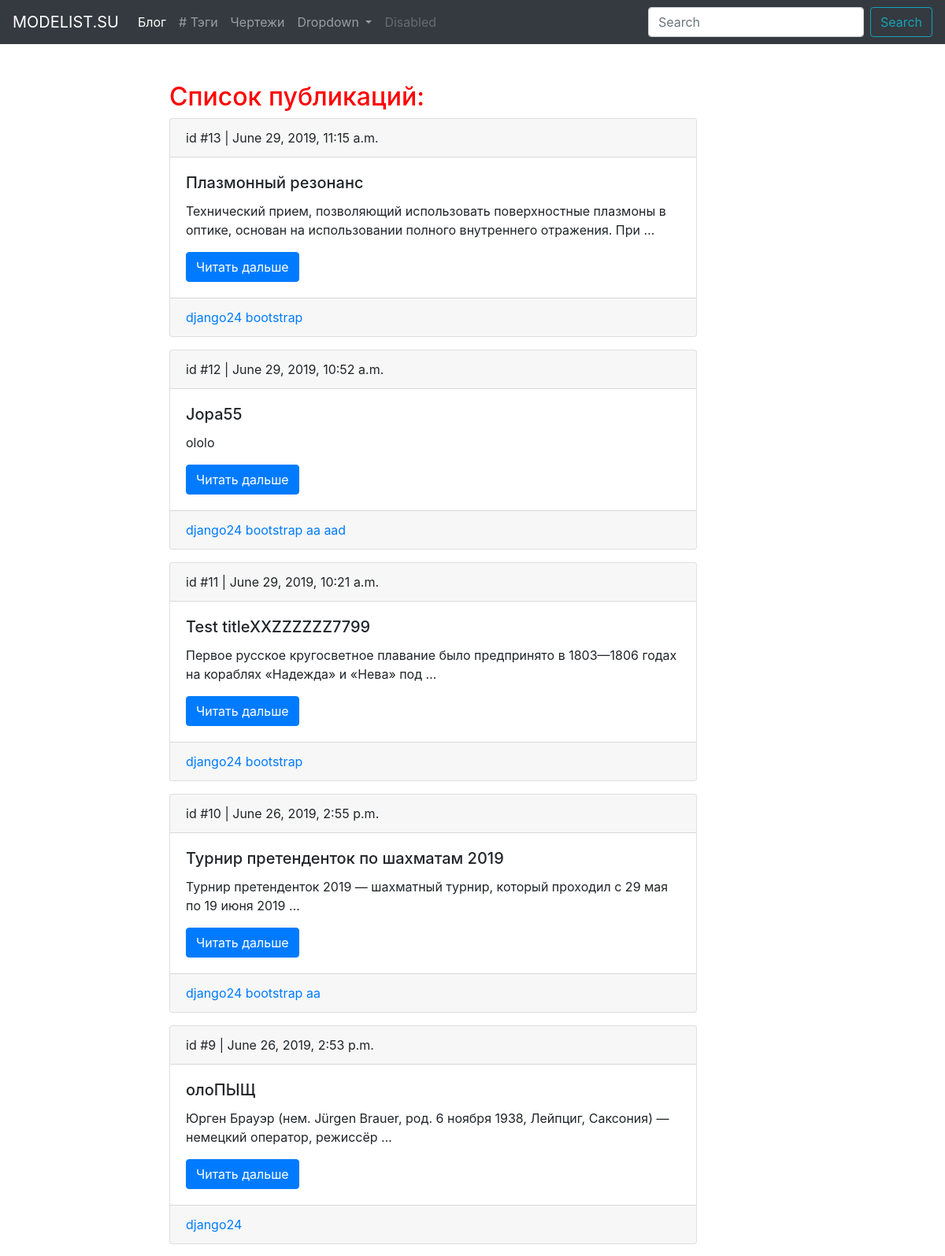
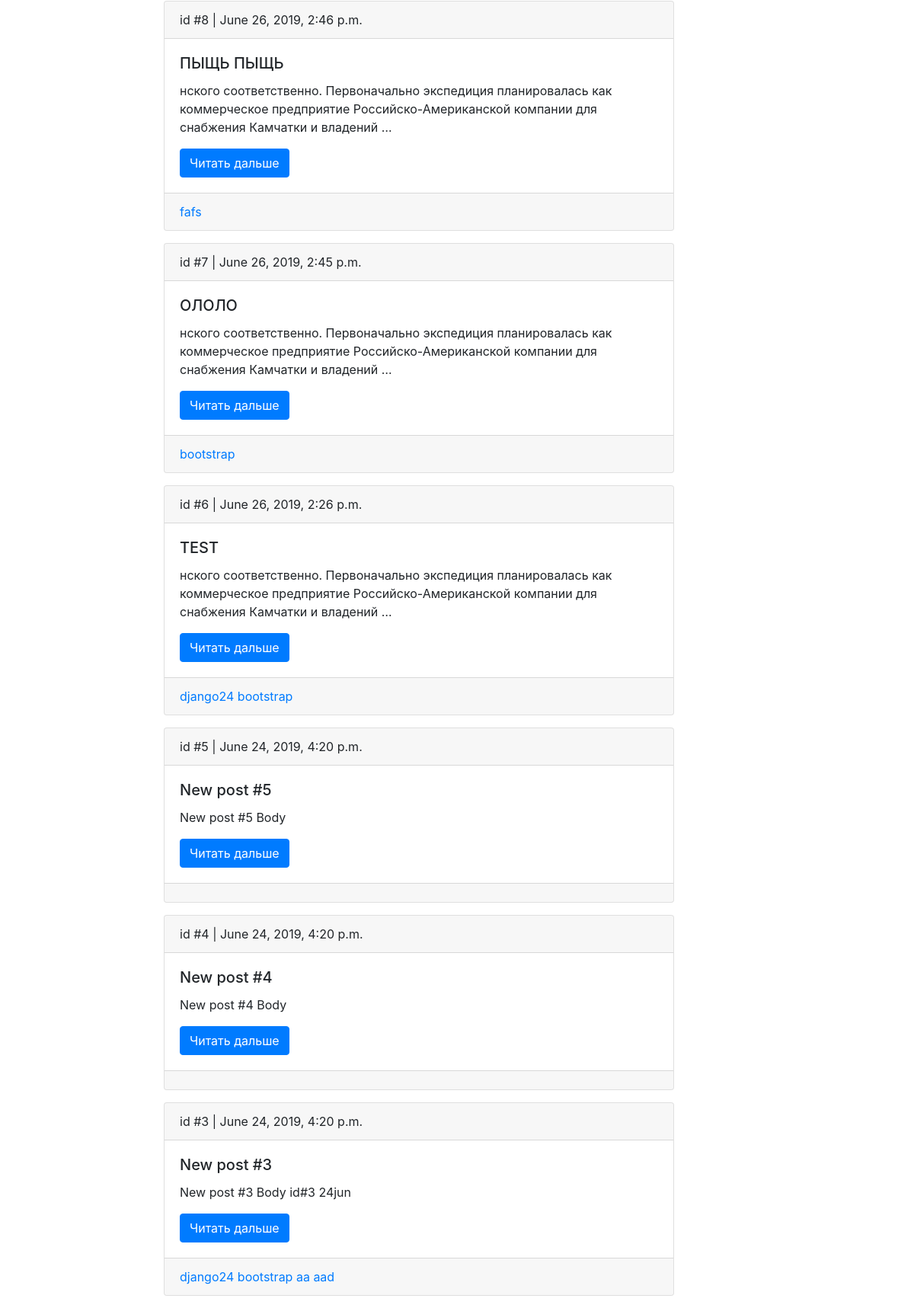
Screenshot of /blog/ with the database file from the repository (2 pictures, top to bottom).
### blog/models.py (models this page shows, shortened)
class Post(models.Model):
    title = models.CharField(max_length=150, db_index=True)
    slug = models.SlugField(max_length=150, unique=True, blank=True)
    body = models.TextField(blank=True, db_index=True)
    date_pub = models.DateTimeField(auto_now_add=True)
    tags = models.ManyToManyField('Tag', related_name='posts', blank=True)
    def get_absolute_url(self):
        return reverse('post_detail_url', kwargs={'slug': self.slug})

class Tag(models.Model):
    title = models.CharField(max_length=50)
    slug = models.SlugField(max_length=50, unique=True)
    def get_absolute_url(self):
        return reverse('tag_detail_url', kwargs={'slug': self.slug})

### blog/views.py (the view)
# urls.py: path('', post_list, name='post_list_url'),
def post_list(request):
    posts = Post.objects.all()
    return render(request, 'blog/post_list.html', context={'title': 'Последние записи', 'posts': posts})

### blog/templates/blog/post_list.html (shortened to what this page needs)
{% extends 'blog/blog_main.html' %}
{% block content %}
    <h2>Список публикаций:</h2>
    {% for post in posts reversed %}
       {% include 'blog/includes/post_card_template.html' %}
    {% endfor %}
{% endblock %}

### blog/templates/blog/includes/post_card_template.html
 <div class="card mb-3">
    <div class="card-header">
        id #{{ post.id }} | {{ post.date_pub }}
    </div>
    <div class="card-body">
        <h5 class="card-title">{{ post.title }}</h5>
        <p class="card-text">{{ post.body|truncatewords:15 }}</p>
        <a href="{{ post.get_absolute_url }}" class="btn btn-primary">Читать дальше</a>
    </div>
    <div class="card-footer text-muted">
        {% for tag in post.tags.all %}
            <a href="{{ tag.get_absolute_url }}">{{ tag.title }}</a>
        {% endfor %}
    </div>
</div>

### static/style.css (style rules this page uses)
h2 { color: red }

### rows the page displays
Post: id "13", date_pub "June 29, 2019, 11:15 a.m.", title "Плазмонный резонанс", body "Технический прием, позволяющий использовать поверхностные плазмоны в оптике, основан на использовании полного внутреннего отражения. При …"
Tag: title "django24"
Tag: title "bootstrap"
Post: id "12", date_pub "June 29, 2019, 10:52 a.m.", title "Jopa55", body "ololo"
Tag: title "aa"
Tag: title "aad"
Post: id "11", date_pub "June 29, 2019, 10:21 a.m.", title "Test titleXXZZZZZZ7799", body "Первое русское кругосветное плавание было предпринято в 1803—1806 годах на кораблях «Надежда» и «Нева» под …"
Post: id "10", date_pub "June 26, 2019, 2:55 p.m.", title "Турнир претенденток по шахматам 2019", body "Турнир претенденток 2019 — шахматный турнир, который проходил с 29 мая по 19 июня 2019 …"
Post: id "9", date_pub "June 26, 2019, 2:53 p.m.", title "олоПЫЩ", body "Юрген Брауэр (нем. Jürgen Brauer, род. 6 ноября 1938, Лейпциг, Саксония) — немецкий оператор, режиссёр …"
Post: id "8", date_pub "June 26, 2019, 2:46 p.m.", title "ПЫЩЬ ПЫЩЬ", body "нского соответственно. Первоначально экспедиция планировалась как коммерческое предприятие Российско-Американской компании для снабжения Камчатки и владений …"
Tag: title "fafs"
Post: id "7", date_pub "June 26, 2019, 2:45 p.m.", title "ОЛОЛО", body "нского соответственно. Первоначально экспедиция планировалась как коммерческое предприятие Российско-Американской компании для снабжения Камчатки и владений …"
Post: id "6", date_pub "June 26, 2019, 2:26 p.m.", title "TEST", body "нского соответственно. Первоначально экспедиция планировалась как коммерческое предприятие Российско-Американской компании для снабжения Камчатки и владений …"
Post: id "5", date_pub "June 24, 2019, 4:20 p.m.", title "New post #5", body "New post #5 Body"
Post: id "4", date_pub "June 24, 2019, 4:20 p.m.", title "New post #4", body "New post #4 Body"
Post: id "3", date_pub "June 24, 2019, 4:20 p.m.", title "New post #3", body "New post #3 Body id#3 24jun"
